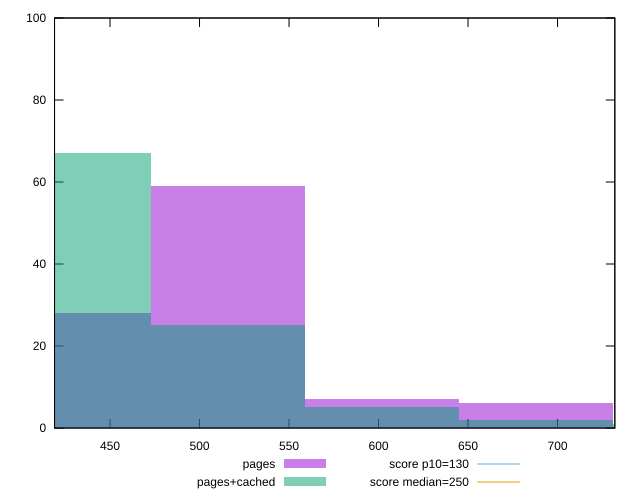

Write gnuplot code to recreate this figure.
reset

$pages <<EOF
687.8495605793194 6
601.8683655069044 7
515.8871704344895 59
429.9059753620746 28
EOF

$pagesCached <<EOF
515.8871704344895 25
429.9059753620746 67
601.8683655069044 5
773.8307556517343 1
687.8495605793194 2
EOF

set key outside below
set boxwidth 85.98119507241492
set xrange [419:732]
set yrange [0:100]
set trange [0:100]
set style fill transparent solid 0.5 noborder

set parametric
set terminal svg size 640, 500 enhanced background rgb 'white'
set output "report_00009_2021-02-08T22-37-41.559Z/max-potential-fid/comparison/histogram/0_vs_1.svg"

plot $pages title "pages" with boxes, \
     $pagesCached title "pages+cached" with boxes, \
     130,t title "score p10=130", \
     250,t title "score median=250"

reset
